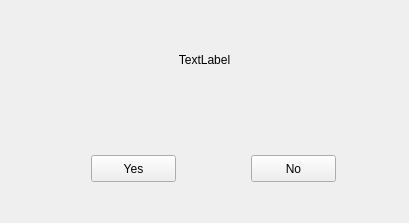
<?xml version="1.0" encoding="UTF-8"?>
<ui version="4.0">
 <class>QQTMsgBox</class>
 <widget class="QQTDialog" name="QQTMsgBox">
  <property name="geometry">
   <rect>
    <x>0</x>
    <y>0</y>
    <width>409</width>
    <height>223</height>
   </rect>
  </property>
  <layout class="QGridLayout" name="gridLayout">
   <item row="0" column="2">
    <widget class="QLabel" name="lbContent">
     <property name="sizePolicy">
      <sizepolicy hsizetype="Preferred" vsizetype="Preferred">
       <horstretch>0</horstretch>
       <verstretch>0</verstretch>
      </sizepolicy>
     </property>
     <property name="text">
      <string>TextLabel</string>
     </property>
     <property name="alignment">
      <set>Qt::AlignCenter</set>
     </property>
    </widget>
   </item>
   <item row="1" column="2">
    <widget class="QWidget" name="widgetBottom" native="true">
     <widget class="QQTPushButton" name="btnYes">
      <property name="geometry">
       <rect>
        <x>80</x>
        <y>40</y>
        <width>85</width>
        <height>27</height>
       </rect>
      </property>
      <property name="text">
       <string>Yes</string>
      </property>
     </widget>
     <widget class="QQTPushButton" name="btnNo">
      <property name="geometry">
       <rect>
        <x>240</x>
        <y>40</y>
        <width>85</width>
        <height>27</height>
       </rect>
      </property>
      <property name="text">
       <string>No</string>
      </property>
     </widget>
    </widget>
   </item>
  </layout>
 </widget>
 <customwidgets>
  <customwidget>
   <class>QQTPushButton</class>
   <extends>QPushButton</extends>
   <header>qqtpushbutton.h</header>
  </customwidget>
  <customwidget>
   <class>QQTDialog</class>
   <extends>QWidget</extends>
   <header>qqtdialog.h</header>
   <container>1</container>
  </customwidget>
 </customwidgets>
 <resources/>
 <connections/>
</ui>
